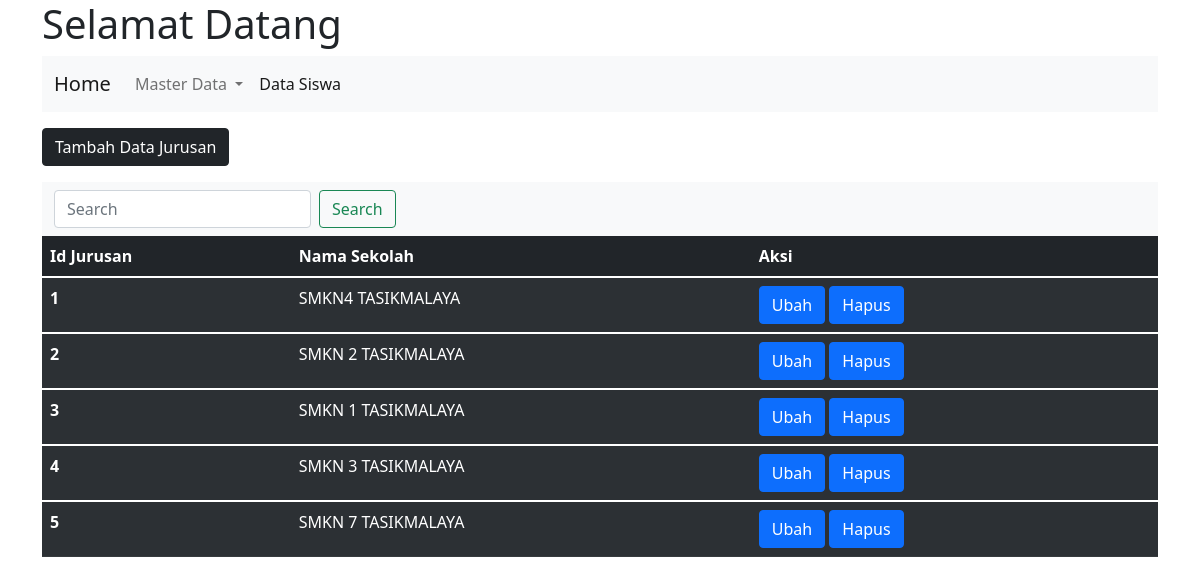
Screenshot of /sekolah/sekolah.php with the database file from the repository.
### tables this page shows
CREATE TABLE `sekolah` (
  `id_sekolah` int(11) NOT NULL,
  `nama_sekolah` varchar(50) NOT NULL
);

### function/function_sekolah.php (called while the page is built, shortened)
<?php require "../koneksi.php";
    function query($query){
        global $db;
        $result=mysqli_query($db,$query);
        $rows =[];
            while($row = mysqli_fetch_assoc($result)){
                $rows[] =$row;
           }
           return $rows;
    }
?>

### sekolah/sekolah.php (the view, shortened to what this page needs)
<?php
require "../koneksi.php";
require "../function/function_sekolah.php";
$sekolah=query("SELECT*FROM sekolah");
?>
<!doctype html>
<html lang="en">
  <head>
    <link href="../asset/css/bootstrap.min.css" rel="stylesheet">
  </head>
  <body>
    <div class="container">
  <h1>Selamat Datang</h1>
    <nav class="navbar navbar-expand-lg navbar-light bg-light">
  <div class="container-fluid">
    <a class="navbar-brand" href="../index.php">Home</a>
    <div class="collapse navbar-collapse" id="navbarNavDropdown">
      <ul class="navbar-nav">
        <li class="nav-item dropdown">
          <a class="nav-link dropdown-toggle" href="#" id="navbarDropdownMenuLink" role="button" data-bs-toggle="dropdown" aria-expanded="false">
            Master Data
          </a>
          <li class="nav-item">
          <a class="nav-link active" href="../siswa/siswa.php">Data Siswa</a>
        </li>
        </li>
      </ul>
    </div>
  </div>
</nav>
<a class="btn mt-3 mb-3  btn-dark" href="tambah_sekolah.php" role="button">Tambah Data Jurusan</a>
<nav class="navbar navbar-light bg-light">
  <div class="container-fluid">
    <form class="d-flex" action="" method="post">
      <input class="form-control me-2" type="text" name="keyword" placeholder="Search" aria-label="Search">
      <button class="btn btn-outline-success" type="submit" name="cari">Search</button>
    </form>
  </div>
</nav>
<table  class="table table-dark table-striped">
  <thead>
      <?php $i = 1; ?>
    <tr class="table-dark">
      <th scope="col">Id Jurusan</th>
      <th scope="col">Nama Sekolah</th>
      <th scope="col">Aksi</th>
    </tr>
  </thead>
  <?php foreach ($sekolah as $s): ?>
  <tbody>
    <tr>
      <th scope="row"><?php echo $i; ?></th>
      <td><?= $s ["nama_sekolah"]; ?></td>
        <td><a class="btn btn-primary" href="ubah_sekolah.php?id=<?=$s["id_sekolah"];?>" role="button">Ubah</a>
            <a class="btn btn-primary" href="hapus_sekolah.php?id=<?=$s["id_sekolah"];?>" role="button">Hapus</a></td>
  </tbody>
    <?php $i++; ?>
    <?php endforeach;?>
</table>
</div>
  </body>
</html>

### rows the page displays
sekolah: nama_sekolah "SMKN4 TASIKMALAYA"
sekolah: nama_sekolah "SMKN 2 TASIKMALAYA"
sekolah: nama_sekolah "SMKN 1 TASIKMALAYA"
sekolah: nama_sekolah "SMKN 3 TASIKMALAYA"
sekolah: nama_sekolah "SMKN 7 TASIKMALAYA"
